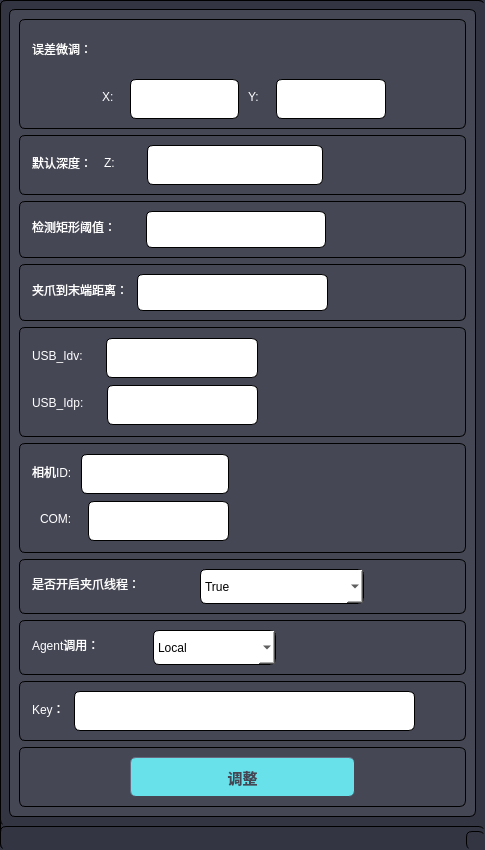
<?xml version="1.0" encoding="UTF-8"?>
<ui version="4.0">
 <class>MainWindow</class>
 <widget class="QMainWindow" name="MainWindow">
  <property name="geometry">
   <rect>
    <x>0</x>
    <y>0</y>
    <width>485</width>
    <height>850</height>
   </rect>
  </property>
  <property name="minimumSize">
   <size>
    <width>485</width>
    <height>850</height>
   </size>
  </property>
  <property name="maximumSize">
   <size>
    <width>648</width>
    <height>850</height>
   </size>
  </property>
  <property name="windowTitle">
   <string>参数调整</string>
  </property>
  <property name="styleSheet">
   <string notr="true">border-width: 1px;border-style: solid;background-color: rgb(51,53,66); border-style: outset;border-radius:6px; </string>
  </property>
  <widget class="QWidget" name="centralwidget">
   <layout class="QHBoxLayout" name="horizontalLayout">
    <item>
     <widget class="QFrame" name="frame">
      <property name="styleSheet">
       <string notr="true">background-color: rgb(69,71,85)</string>
      </property>
      <property name="frameShape">
       <enum>QFrame::StyledPanel</enum>
      </property>
      <property name="frameShadow">
       <enum>QFrame::Raised</enum>
      </property>
      <layout class="QVBoxLayout" name="verticalLayout" stretch="2,1,1,1,2,2,1,1,1,1">
       <item>
        <widget class="QFrame" name="frame_2">
         <property name="frameShape">
          <enum>QFrame::StyledPanel</enum>
         </property>
         <property name="frameShadow">
          <enum>QFrame::Raised</enum>
         </property>
         <layout class="QVBoxLayout" name="verticalLayout_6">
          <item>
           <widget class="QLabel" name="label">
            <property name="styleSheet">
             <string notr="true">font: 87 14pt &quot;Arial&quot;;
color: white;
border: none;
margin-bottom: 5px;</string>
            </property>
            <property name="text">
             <string>误差微调：</string>
            </property>
           </widget>
          </item>
          <item>
           <layout class="QHBoxLayout" name="horizontalLayout_5">
            <property name="leftMargin">
             <number>70</number>
            </property>
            <property name="rightMargin">
             <number>70</number>
            </property>
            <item>
             <layout class="QHBoxLayout" name="horizontalLayout_4">
              <item>
               <widget class="QLabel" name="label_2">
                <property name="minimumSize">
                 <size>
                  <width>25</width>
                  <height>0</height>
                 </size>
                </property>
                <property name="styleSheet">
                 <string notr="true">font: 87 14pt &quot;Arial&quot;;
color: white;
border: none;
margin-bottom: 5px;</string>
                </property>
                <property name="text">
                 <string>X:</string>
                </property>
               </widget>
              </item>
              <item>
               <widget class="QTextEdit" name="textEdit">
                <property name="minimumSize">
                 <size>
                  <width>100</width>
                  <height>0</height>
                 </size>
                </property>
                <property name="maximumSize">
                 <size>
                  <width>16777215</width>
                  <height>40</height>
                 </size>
                </property>
                <property name="styleSheet">
                 <string notr="true">background: white;
font: 9pt &quot;Arial&quot;;
</string>
                </property>
               </widget>
              </item>
             </layout>
            </item>
            <item>
             <layout class="QHBoxLayout" name="horizontalLayout_3">
              <item>
               <widget class="QLabel" name="label_3">
                <property name="minimumSize">
                 <size>
                  <width>25</width>
                  <height>0</height>
                 </size>
                </property>
                <property name="styleSheet">
                 <string notr="true">font: 87 14pt &quot;Arial&quot;;
color: white;
border: none;
margin-bottom: 5px;</string>
                </property>
                <property name="text">
                 <string>Y:</string>
                </property>
               </widget>
              </item>
              <item>
               <widget class="QTextEdit" name="textEdit_2">
                <property name="minimumSize">
                 <size>
                  <width>100</width>
                  <height>0</height>
                 </size>
                </property>
                <property name="maximumSize">
                 <size>
                  <width>16777215</width>
                  <height>40</height>
                 </size>
                </property>
                <property name="styleSheet">
                 <string notr="true">background: white;
font: 9pt &quot;Arial&quot;;
</string>
                </property>
               </widget>
              </item>
             </layout>
            </item>
           </layout>
          </item>
         </layout>
        </widget>
       </item>
       <item>
        <widget class="QFrame" name="frame_10">
         <property name="frameShape">
          <enum>QFrame::StyledPanel</enum>
         </property>
         <property name="frameShadow">
          <enum>QFrame::Raised</enum>
         </property>
         <layout class="QVBoxLayout" name="verticalLayout_3">
          <item>
           <layout class="QHBoxLayout" name="horizontalLayout_2">
            <property name="rightMargin">
             <number>133</number>
            </property>
            <item>
             <widget class="QLabel" name="label_13">
              <property name="styleSheet">
               <string notr="true">font: 87 14pt &quot;Arial&quot;;
color: white;
border: none;
margin-bottom: 5px;</string>
              </property>
              <property name="text">
               <string>默认深度：</string>
              </property>
             </widget>
            </item>
            <item>
             <widget class="QLabel" name="label_10">
              <property name="minimumSize">
               <size>
                <width>40</width>
                <height>0</height>
               </size>
              </property>
              <property name="styleSheet">
               <string notr="true">font: 87 14pt &quot;Arial&quot;;
color: white;
border: none;
margin-bottom: 5px;</string>
              </property>
              <property name="text">
               <string>Z:</string>
              </property>
             </widget>
            </item>
            <item>
             <widget class="QTextEdit" name="textEdit_9">
              <property name="minimumSize">
               <size>
                <width>100</width>
                <height>0</height>
               </size>
              </property>
              <property name="maximumSize">
               <size>
                <width>16777215</width>
                <height>40</height>
               </size>
              </property>
              <property name="styleSheet">
               <string notr="true">background: white;
font: 9pt &quot;Arial&quot;;
</string>
              </property>
             </widget>
            </item>
           </layout>
          </item>
         </layout>
        </widget>
       </item>
       <item>
        <widget class="QFrame" name="frame_3">
         <property name="minimumSize">
          <size>
           <width>0</width>
           <height>57</height>
          </size>
         </property>
         <property name="frameShape">
          <enum>QFrame::StyledPanel</enum>
         </property>
         <property name="frameShadow">
          <enum>QFrame::Raised</enum>
         </property>
         <layout class="QHBoxLayout" name="horizontalLayout_6">
          <property name="spacing">
           <number>27</number>
          </property>
          <property name="rightMargin">
           <number>139</number>
          </property>
          <item>
           <widget class="QLabel" name="label_4">
            <property name="styleSheet">
             <string notr="true">font: 87 14pt &quot;Arial&quot;;
color: white;
border: none;
margin-bottom: 5px;</string>
            </property>
            <property name="text">
             <string>检测矩形阈值：</string>
            </property>
           </widget>
          </item>
          <item>
           <widget class="QTextEdit" name="textEdit_3">
            <property name="maximumSize">
             <size>
              <width>16777215</width>
              <height>40</height>
             </size>
            </property>
            <property name="styleSheet">
             <string notr="true">background: white;
font: 9pt &quot;Arial&quot;;
</string>
            </property>
           </widget>
          </item>
         </layout>
        </widget>
       </item>
       <item>
        <widget class="QFrame" name="frame_4">
         <property name="minimumSize">
          <size>
           <width>0</width>
           <height>57</height>
          </size>
         </property>
         <property name="frameShape">
          <enum>QFrame::StyledPanel</enum>
         </property>
         <property name="frameShadow">
          <enum>QFrame::Raised</enum>
         </property>
         <layout class="QHBoxLayout" name="horizontalLayout_7">
          <property name="rightMargin">
           <number>137</number>
          </property>
          <item>
           <widget class="QLabel" name="label_5">
            <property name="styleSheet">
             <string notr="true">font: 87 14pt &quot;Arial&quot;;
color: white;
border: none;
margin-bottom: 5px;</string>
            </property>
            <property name="text">
             <string>夹爪到末端距离：</string>
            </property>
           </widget>
          </item>
          <item>
           <widget class="QTextEdit" name="textEdit_4">
            <property name="maximumSize">
             <size>
              <width>16777215</width>
              <height>40</height>
             </size>
            </property>
            <property name="styleSheet">
             <string notr="true">background: white;
font: 9pt &quot;Arial&quot;;
</string>
            </property>
           </widget>
          </item>
         </layout>
        </widget>
       </item>
       <item>
        <widget class="QFrame" name="frame_5">
         <property name="minimumSize">
          <size>
           <width>0</width>
           <height>110</height>
          </size>
         </property>
         <property name="frameShape">
          <enum>QFrame::StyledPanel</enum>
         </property>
         <property name="frameShadow">
          <enum>QFrame::Raised</enum>
         </property>
         <layout class="QVBoxLayout" name="verticalLayout_4">
          <property name="spacing">
           <number>6</number>
          </property>
          <property name="rightMargin">
           <number>207</number>
          </property>
          <item>
           <layout class="QHBoxLayout" name="horizontalLayout_8">
            <property name="spacing">
             <number>20</number>
            </property>
            <item>
             <widget class="QLabel" name="label_6">
              <property name="styleSheet">
               <string notr="true">font: 87 14pt &quot;Arial&quot;;
color: white;
border: none;
margin-bottom: 5px;</string>
              </property>
              <property name="text">
               <string>USB_Idv:</string>
              </property>
             </widget>
            </item>
            <item>
             <widget class="QTextEdit" name="textEdit_5">
              <property name="maximumSize">
               <size>
                <width>16777215</width>
                <height>40</height>
               </size>
              </property>
              <property name="styleSheet">
               <string notr="true">background: white;
font: 9pt &quot;Arial&quot;;
</string>
              </property>
             </widget>
            </item>
           </layout>
          </item>
          <item>
           <layout class="QHBoxLayout" name="horizontalLayout_9">
            <property name="spacing">
             <number>20</number>
            </property>
            <item>
             <widget class="QLabel" name="label_7">
              <property name="styleSheet">
               <string notr="true">font: 87 14pt &quot;Arial&quot;;
color: white;
border: none;
margin-bottom: 5px;</string>
              </property>
              <property name="text">
               <string>USB_Idp:</string>
              </property>
             </widget>
            </item>
            <item>
             <widget class="QTextEdit" name="textEdit_6">
              <property name="maximumSize">
               <size>
                <width>16777215</width>
                <height>40</height>
               </size>
              </property>
              <property name="styleSheet">
               <string notr="true">background: white;
font: 9pt &quot;Arial&quot;;
</string>
              </property>
             </widget>
            </item>
           </layout>
          </item>
         </layout>
        </widget>
       </item>
       <item>
        <widget class="QFrame" name="frame_6">
         <property name="minimumSize">
          <size>
           <width>0</width>
           <height>110</height>
          </size>
         </property>
         <property name="frameShape">
          <enum>QFrame::StyledPanel</enum>
         </property>
         <property name="frameShadow">
          <enum>QFrame::Raised</enum>
         </property>
         <layout class="QVBoxLayout" name="verticalLayout_5">
          <property name="rightMargin">
           <number>236</number>
          </property>
          <item>
           <layout class="QHBoxLayout" name="horizontalLayout_10">
            <item>
             <widget class="QLabel" name="label_9">
              <property name="styleSheet">
               <string notr="true">font: 87 14pt &quot;Arial&quot;;
color: white;
border: none;
margin-bottom: 5px;</string>
              </property>
              <property name="text">
               <string>相机ID:</string>
              </property>
             </widget>
            </item>
            <item>
             <widget class="QTextEdit" name="textEdit_8">
              <property name="maximumSize">
               <size>
                <width>16777215</width>
                <height>40</height>
               </size>
              </property>
              <property name="styleSheet">
               <string notr="true">background: white;
font: 9pt &quot;Arial&quot;;
</string>
              </property>
             </widget>
            </item>
           </layout>
          </item>
          <item>
           <layout class="QHBoxLayout" name="horizontalLayout_11">
            <property name="spacing">
             <number>13</number>
            </property>
            <property name="leftMargin">
             <number>8</number>
            </property>
            <item>
             <widget class="QLabel" name="label_8">
              <property name="styleSheet">
               <string notr="true">font: 87 14pt &quot;Arial&quot;;
color: white;
border: none;
margin-bottom: 5px;</string>
              </property>
              <property name="text">
               <string>COM:</string>
              </property>
             </widget>
            </item>
            <item>
             <widget class="QTextEdit" name="textEdit_7">
              <property name="maximumSize">
               <size>
                <width>16777215</width>
                <height>40</height>
               </size>
              </property>
              <property name="styleSheet">
               <string notr="true">background: white;
font: 9pt &quot;Arial&quot;;
</string>
              </property>
             </widget>
            </item>
           </layout>
          </item>
         </layout>
        </widget>
       </item>
       <item>
        <widget class="QFrame" name="frame_11">
         <property name="frameShape">
          <enum>QFrame::StyledPanel</enum>
         </property>
         <property name="frameShadow">
          <enum>QFrame::Raised</enum>
         </property>
         <layout class="QHBoxLayout" name="horizontalLayout_14">
          <property name="rightMargin">
           <number>101</number>
          </property>
          <item>
           <widget class="QLabel" name="label_14">
            <property name="styleSheet">
             <string notr="true">font: 87 14pt &quot;Arial&quot;;
color: white;
border: none;
margin-bottom: 5px;</string>
            </property>
            <property name="text">
             <string>是否开启夹爪线程：</string>
            </property>
           </widget>
          </item>
          <item>
           <widget class="QComboBox" name="comboBox_2">
            <property name="minimumSize">
             <size>
              <width>40</width>
              <height>0</height>
             </size>
            </property>
            <property name="maximumSize">
             <size>
              <width>16777215</width>
              <height>40</height>
             </size>
            </property>
            <property name="styleSheet">
             <string notr="true">background-color:white;</string>
            </property>
            <item>
             <property name="text">
              <string>True</string>
             </property>
            </item>
            <item>
             <property name="text">
              <string>False</string>
             </property>
            </item>
           </widget>
          </item>
         </layout>
        </widget>
       </item>
       <item>
        <widget class="QFrame" name="frame_8">
         <property name="frameShape">
          <enum>QFrame::StyledPanel</enum>
         </property>
         <property name="frameShadow">
          <enum>QFrame::Raised</enum>
         </property>
         <layout class="QHBoxLayout" name="horizontalLayout_12">
          <property name="spacing">
           <number>0</number>
          </property>
          <property name="rightMargin">
           <number>189</number>
          </property>
          <item>
           <widget class="QLabel" name="label_11">
            <property name="styleSheet">
             <string notr="true">font: 87 14pt &quot;Arial&quot;;
color: white;
border: none;
margin-bottom: 5px;</string>
            </property>
            <property name="text">
             <string>Agent调用：</string>
            </property>
           </widget>
          </item>
          <item>
           <widget class="QComboBox" name="comboBox">
            <property name="minimumSize">
             <size>
              <width>40</width>
              <height>0</height>
             </size>
            </property>
            <property name="maximumSize">
             <size>
              <width>16777215</width>
              <height>40</height>
             </size>
            </property>
            <property name="styleSheet">
             <string notr="true">background-color:white;</string>
            </property>
            <item>
             <property name="text">
              <string>Local</string>
             </property>
            </item>
            <item>
             <property name="text">
              <string>Qwen</string>
             </property>
            </item>
           </widget>
          </item>
         </layout>
        </widget>
       </item>
       <item>
        <widget class="QFrame" name="frame_9">
         <property name="frameShape">
          <enum>QFrame::StyledPanel</enum>
         </property>
         <property name="frameShadow">
          <enum>QFrame::Raised</enum>
         </property>
         <layout class="QHBoxLayout" name="horizontalLayout_13">
          <property name="rightMargin">
           <number>50</number>
          </property>
          <item>
           <widget class="QLabel" name="label_12">
            <property name="styleSheet">
             <string notr="true">font: 87 14pt &quot;Arial&quot;;
color: white;
border: none;
margin-bottom: 5px;</string>
            </property>
            <property name="text">
             <string>Key：</string>
            </property>
           </widget>
          </item>
          <item>
           <widget class="QTextEdit" name="textEdit_10">
            <property name="maximumSize">
             <size>
              <width>16777215</width>
              <height>40</height>
             </size>
            </property>
            <property name="styleSheet">
             <string notr="true">background: white;
font: 9pt &quot;Arial&quot;;
</string>
            </property>
           </widget>
          </item>
         </layout>
        </widget>
       </item>
       <item>
        <widget class="QFrame" name="frame_7">
         <property name="frameShape">
          <enum>QFrame::StyledPanel</enum>
         </property>
         <property name="frameShadow">
          <enum>QFrame::Raised</enum>
         </property>
         <layout class="QVBoxLayout" name="verticalLayout_2">
          <property name="leftMargin">
           <number>110</number>
          </property>
          <property name="rightMargin">
           <number>110</number>
          </property>
          <item>
           <widget class="QPushButton" name="pushButton">
            <property name="minimumSize">
             <size>
              <width>32</width>
              <height>40</height>
             </size>
            </property>
            <property name="styleSheet">
             <string notr="true">
QPushButton
{
	height: 40px;
	background-color: rgb(104,225,235); /*背景色*/ 
	border-style: outset;    /* 边界内凹 */
	border-width: 1px;     /* 边边界宽度 */
	font: bold 15px;     /* 字体大小 */
	min-width:2em;
	color:rgb(69,71,85); /* 字体颜色 */
	
}
/* 鼠标经过改变按钮颜色 */
QPushButton:hover
{
	background-color: rgb(102,255,104);
}
</string>
            </property>
            <property name="text">
             <string>调整</string>
            </property>
           </widget>
          </item>
         </layout>
        </widget>
       </item>
      </layout>
     </widget>
    </item>
   </layout>
  </widget>
  <widget class="QStatusBar" name="statusbar"/>
 </widget>
 <resources/>
 <connections/>
</ui>
